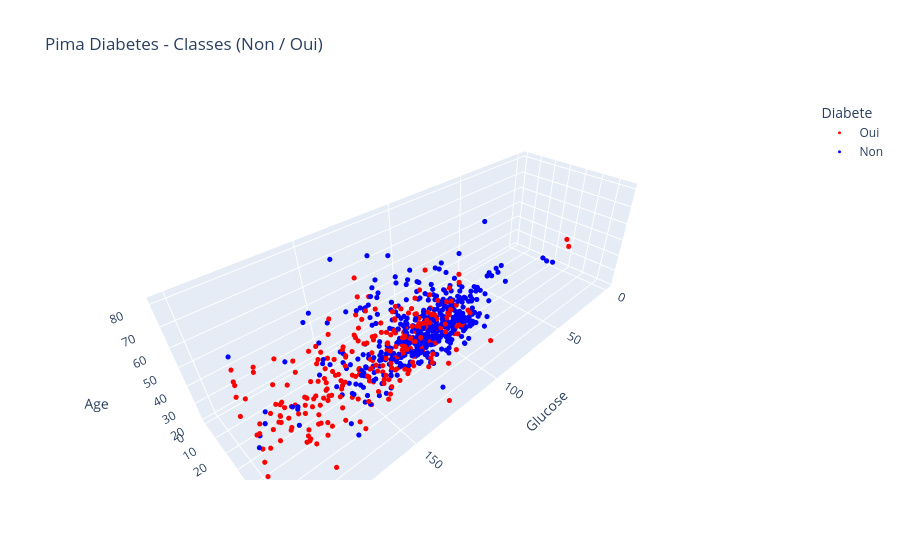

Notebook code cell kept with this figure:
### Code cell
import seaborn as sns

# Le graphique suit automatiquement `features_selection` (2 ou 3 variables)
couleurs = {'Non': 'blue', 'Oui': 'red'}

if len(features_selection) == 3:
    f1, f2, f3 = features_selection
    fig = px.scatter_3d(
        df_real, x=f1, y=f2, z=f3,
        color='Diabete', color_discrete_map=couleurs,
        title='Pima Diabetes - Classes (Non / Oui)'
    )
    fig.update_traces(marker=dict(size=3))
    fig.show()
else:
    f1, f2 = features_selection[:2]
    sns.scatterplot(data=df_real, x=f1, y=f2, hue='Diabete',
                    palette=couleurs, s=60)
    plt.title('Pima Diabetes - Classes (Non / Oui)')
    plt.legend(title='Diabete')
    plt.show()

### Figure 1 — Plotly figure (JSON) as saved in the notebook; plotly's stock layout.template omitted (floating-point values rounded to 4 significant figures; data arrays with more than 128 entries replaced by an {"elided": "..."} marker saying what was removed)
{"data": [{"hovertemplate": "Diabete=Oui<br>Glucose=%{x}<br>BMI=%{y}<br>Age=%{z}<extra></extra>", "legendgroup": "Oui", "marker": {"color": "red", "size": 3, "symbol": "circle"}, "mode": "markers", "name": "Oui", "scene": "scene", "showlegend": true, "type": "scatter3d", "x": {"elided": "268 int values"}, "y": {"elided": "268 float values"}, "z": {"elided": "268 int values"}}, {"hovertemplate": "Diabete=Non<br>Glucose=%{x}<br>BMI=%{y}<br>Age=%{z}<extra></extra>", "legendgroup": "Non", "marker": {"color": "blue", "size": 3, "symbol": "circle"}, "mode": "markers", "name": "Non", "scene": "scene", "showlegend": true, "type": "scatter3d", "x": {"elided": "500 int values"}, "y": {"elided": "500 float values"}, "z": {"elided": "500 int values"}}], "layout": {"legend": {"title": {"text": "Diabete"}, "tracegroupgap": 0}, "scene": {"domain": {"x": [0.0, 1.0], "y": [0.0, 1.0]}, "xaxis": {"title": {"text": "Glucose"}}, "yaxis": {"title": {"text": "BMI"}}, "zaxis": {"title": {"text": "Age"}}}, "title": {"text": "Pima Diabetes - Classes (Non / Oui)"}}}
